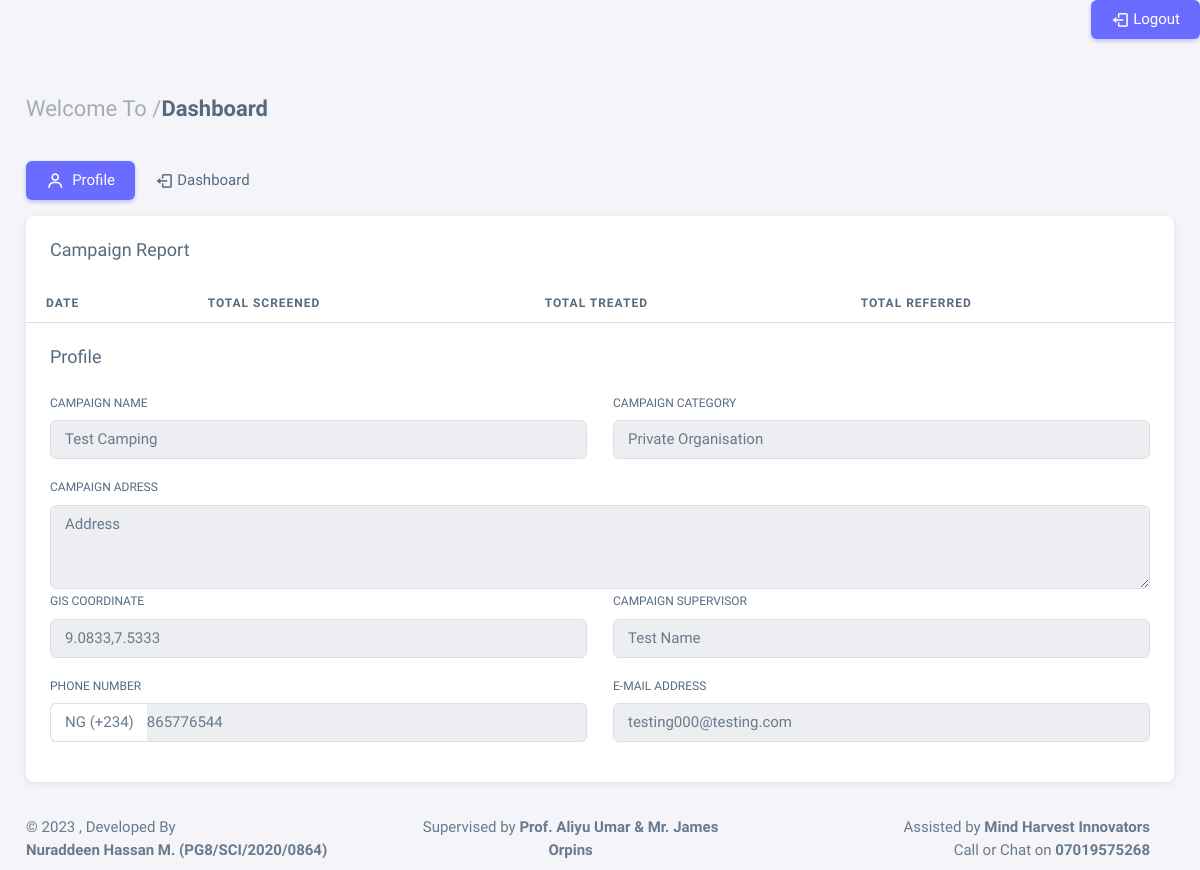
Page /camp-info/2/ on the earlier database version.
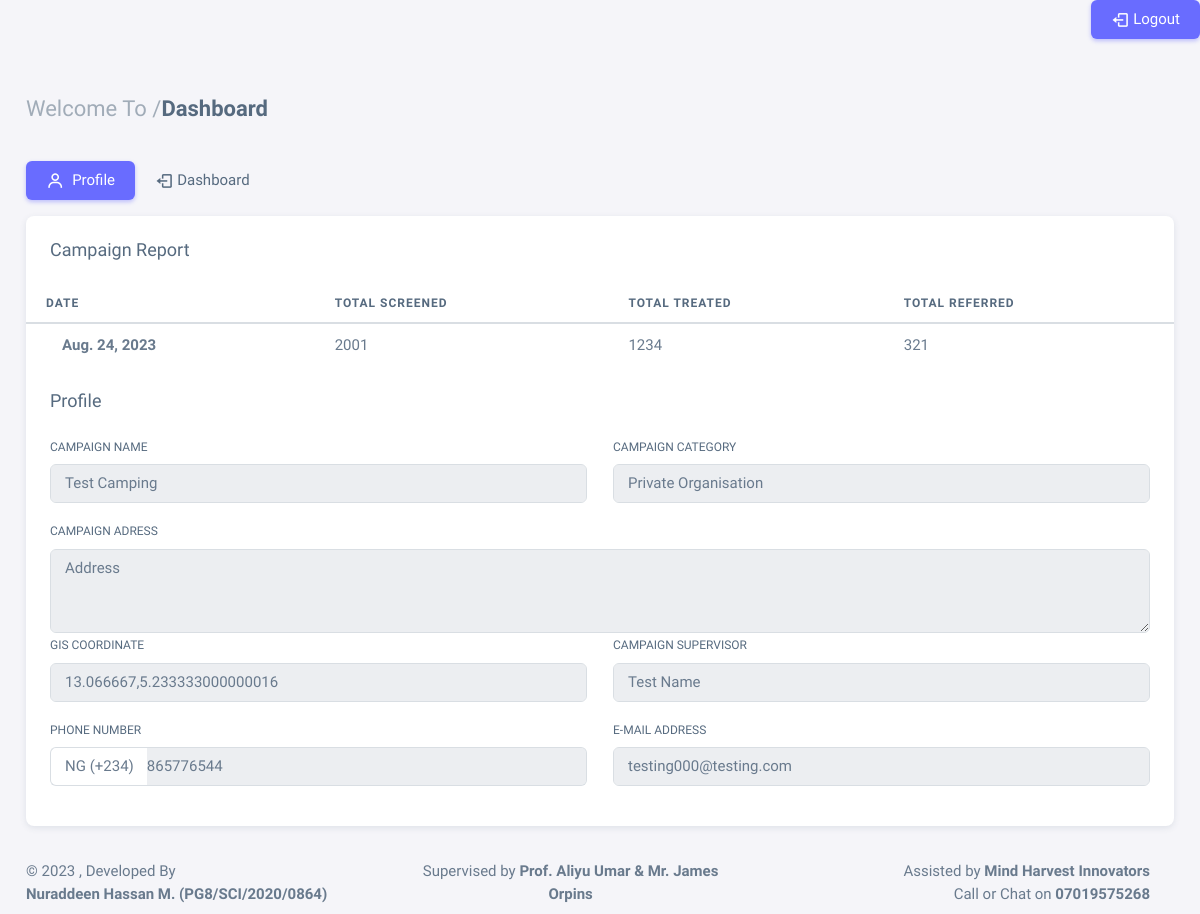
Same page on the later database version.
### app/models.py (models this page shows, shortened)
class Campaign(models.Model):
    user = models.ForeignKey(User, on_delete=models.CASCADE)
    type = (
        ('Mass Screening', 'Mass Screening'),
        ('Community Camp', 'Community Camp'),
    )
    campaign_type = models.CharField(max_length=50, choices=type)
    select = (
        ('Governmental', 'Governmental'),
        ('Non-Governmental Organisation', 'Non-Governmental Organisation'),
        ('Private Organisation', 'Private Organisation'),
        ('Community Initiative', 'Community Initiative'),
    )
    name = models.CharField(max_length=50)
    station = models.ForeignKey(Station, on_delete=models.CASCADE)
    category = models.CharField(max_length=50, choices=select)
    gis_location = models.CharField(max_length=50)
    address = models.TextField(max_length=200)
    supervisor = models.TextField(max_length=200)
    phone = models.IntegerField()
    email = models.EmailField(max_length=200)
    date_created = models.DateField(auto_now_add=True)

class CampReport(models.Model):
    user = models.ForeignKey(User, on_delete=models.CASCADE)
    campaign_id = models.ForeignKey(Campaign, on_delete=models.CASCADE)
    screened = models.IntegerField()
    treated = models.IntegerField()
    referral = models.IntegerField()
    date_created = models.DateField(auto_now_add=True)

### app/views.py (the view)
# urls.py: path('camp-info/<str:pk>/', views.Campaign_Info, name='camp-info'),
def Campaign_Info(request, pk):
    campaign = get_object_or_404(Campaign, id=pk)
    report = CampReport.objects.filter(campaign_id=campaign)
    context = {
        'campaign': campaign,
        'report': report
    }
    return render(request, 'campaign_info.html', context)

### app/templates/campaign_info.html (shortened to what the changed rows need)
{% extends 'base.html' %}
{% block content %}
<div class="content-wrapper">
    <div class="container-xxl flex-grow-1 container-p-y">
        <div class="row">
            <div class="col-md-12">
                <div class="card">
                    <div class="table-responsive text-nowrap">
                        <table class="table">
                            <thead>
                                <tr>
                                    <th>Date</th>
                                    <th>Total Screened</th>
                                    <th>Total Treated</th>
                                    <th>Total Referred</th>
                                </tr>
                            </thead>
                            <tbody class="table-border-bottom-0">
                                {% for r in report %}
                                <tr>
                                    <td>
                                        <strong>{{r.date_created}}</strong>
                                    </td>
                                    <td>
                                        {{r.screened}}
                                    </td>
                                    <td>
                                        {{r.treated}}
                                    </td>
                                    <td>
                                        {{r.referral}}
                                    </td>
                                    {% endfor %}
                            </tbody>
                        </table>
                    </div>
                    <div class="card-body">
                        <div class="row">
                            <div class="mb-3 col-md-6">
                                <label for="AName" class="form-label">campaign Name</label>
                                <input class="form-control" value="{{ campaign.name }}" type="text" id="AName"
                                    name="AName" required readonly />
                            </div>
                            <div class="mb-3 col-md-6">
                                <label for="age" class="form-label">campaign Category</label>
                                <input class="form-control" type="text" name="age" value="{{ campaign.category }}"
                                    id="age" maxlength="2" required readonly />
                            </div>
                            <div class="mb-6 col-md-12">
                                <label for="mdcc" class="form-label">campaign Adress</label>
                                <textarea class="form-control" id="mdcc" rows="3" name="mdcc"
                                    readonly>{{ campaign.address }}</textarea>
                            </div>
                            <div class="mb-3 col-md-6">
                                <label for="address" class="form-label">GIS Coordinate</label>
                                <input class="form-control" type="text" id="address" value="{{ campaign.gis_location }}"
                                    name="address" required readonly />
                            </div>
                            <div class="mb-3 col-md-6">
                                <label for="NName" class="form-label">campaign Supervisor</label>
                                <input type="text" class="form-control" id="NName" value="{{ campaign.supervisor }}"
                                    name="NName" required readonly />
                            </div>
                            <div class="mb-3 col-md-6">
                                <div class="input-group input-group-merge">
                                    <span class="input-group-text">NG (+234)</span>
                                    <input type="number" id="phoneNumber" name="phoneNumber" class="form-control"
                                        placeholder="07019575268" value="{{ campaign.phone}}" required readonly />
                                </div>
                            </div>
                            <div class="mb-3 col-md-6">
                                <label for="IdNum" class="form-label">E-Mail Address</label>
                                <input type="text" class="form-control" value="{{ campaign.email }}" id="IdNum"
                                    name="IdNum" required readonly />
                            </div>
                        </div>
                    </div>
                </div>
            </div>
        </div>
    </div>
</div>
{% endblock content %}

Differences in the rows shown:
added CampReport: date_created "Aug. 24, 2023", screened "2001", treated "1234", referral "321"
changed Campaign "Test Camping": address "9.0833,7.5333" → "13.066667,5.233333000000016"
